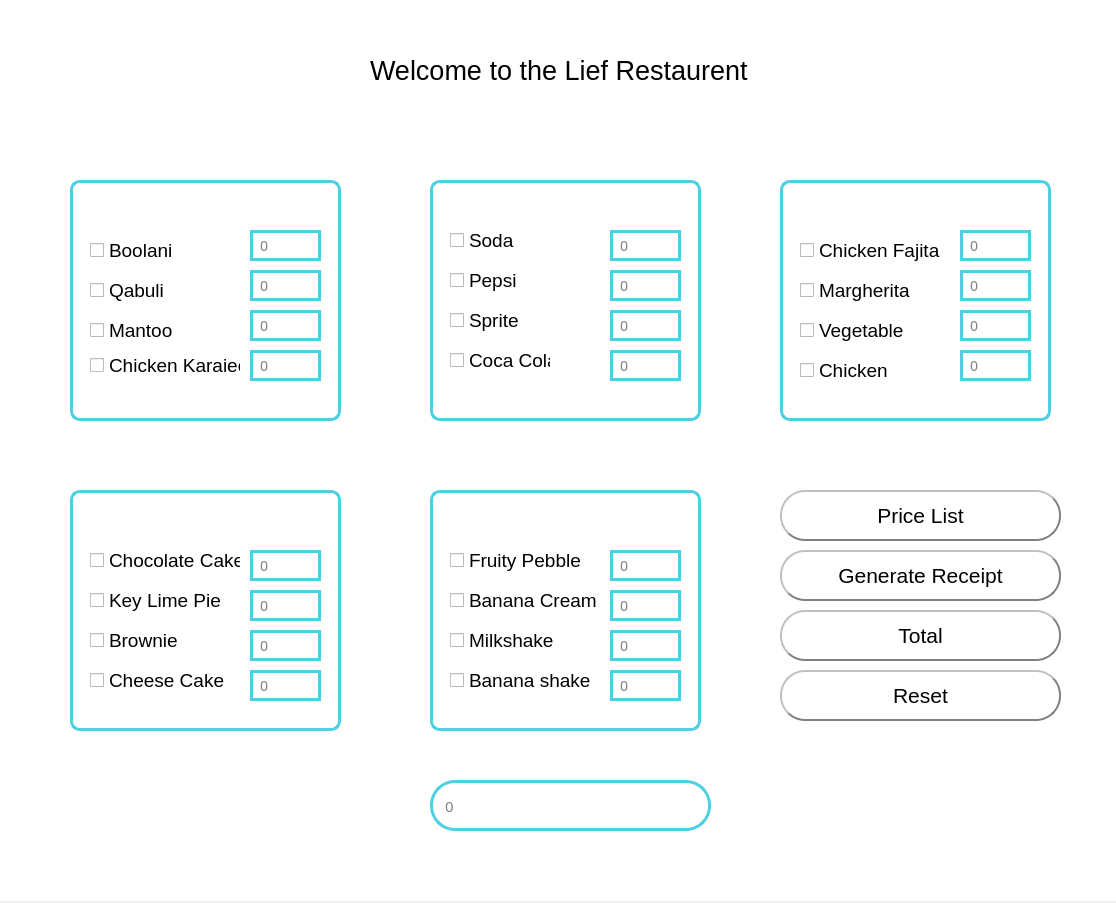
<?xml version="1.0" encoding="UTF-8"?>
<ui version="4.0">
 <class>Homewindow</class>
 <widget class="QMainWindow" name="Homewindow">
  <property name="geometry">
   <rect>
    <x>0</x>
    <y>0</y>
    <width>1116</width>
    <height>903</height>
   </rect>
  </property>
  <property name="windowTitle">
   <string>MainWindow</string>
  </property>
  <widget class="QWidget" name="centralwidget">
   <widget class="QLabel" name="label_2">
    <property name="geometry">
     <rect>
      <x>370</x>
      <y>40</y>
      <width>421</width>
      <height>61</height>
     </rect>
    </property>
    <property name="font">
     <font>
      <family>MS Shell Dlg 2</family>
      <pointsize>20</pointsize>
      <weight>50</weight>
      <bold>false</bold>
     </font>
    </property>
    <property name="text">
     <string>Welcome to the Lief Restaurent</string>
    </property>
   </widget>
   <widget class="QLabel" name="label_3">
    <property name="geometry">
     <rect>
      <x>150</x>
      <y>130</y>
      <width>101</width>
      <height>101</height>
     </rect>
    </property>
    <property name="text">
     <string/>
    </property>
    <property name="pixmap">
     <pixmap>../images/SPAGHETTI.png</pixmap>
    </property>
    <property name="scaledContents">
     <bool>true</bool>
    </property>
   </widget>
   <widget class="QLabel" name="label_4">
    <property name="geometry">
     <rect>
      <x>510</x>
      <y>130</y>
      <width>101</width>
      <height>101</height>
     </rect>
    </property>
    <property name="text">
     <string/>
    </property>
    <property name="pixmap">
     <pixmap>../images/DRINKS.png</pixmap>
    </property>
    <property name="scaledContents">
     <bool>true</bool>
    </property>
   </widget>
   <widget class="QLabel" name="label_5">
    <property name="geometry">
     <rect>
      <x>860</x>
      <y>130</y>
      <width>101</width>
      <height>101</height>
     </rect>
    </property>
    <property name="text">
     <string/>
    </property>
    <property name="pixmap">
     <pixmap>../images/PIZZA.png</pixmap>
    </property>
    <property name="scaledContents">
     <bool>true</bool>
    </property>
   </widget>
   <widget class="QLineEdit" name="tf1">
    <property name="enabled">
     <bool>false</bool>
    </property>
    <property name="geometry">
     <rect>
      <x>250</x>
      <y>230</y>
      <width>71</width>
      <height>31</height>
     </rect>
    </property>
    <property name="styleSheet">
     <string notr="true">QLineEdit{
border:3px solid #4DD0E1;
font: 14px gray;
padding-left: 5px;
border-radius: 25px;
}</string>
    </property>
    <property name="placeholderText">
     <string>0</string>
    </property>
   </widget>
   <widget class="QLineEdit" name="tf2">
    <property name="enabled">
     <bool>false</bool>
    </property>
    <property name="geometry">
     <rect>
      <x>250</x>
      <y>270</y>
      <width>71</width>
      <height>31</height>
     </rect>
    </property>
    <property name="styleSheet">
     <string notr="true">QLineEdit{
border-radius : 30px;
border:3px solid #4DD0E1;
font: 14px gray;
padding-left: 5px;
}</string>
    </property>
    <property name="placeholderText">
     <string>0</string>
    </property>
   </widget>
   <widget class="QLineEdit" name="tf3">
    <property name="enabled">
     <bool>false</bool>
    </property>
    <property name="geometry">
     <rect>
      <x>250</x>
      <y>310</y>
      <width>71</width>
      <height>31</height>
     </rect>
    </property>
    <property name="styleSheet">
     <string notr="true">QLineEdit{
border-radius : 30px;
border:3px solid #4DD0E1;
font: 14px gray;
padding-left: 5px;
}</string>
    </property>
    <property name="placeholderText">
     <string>0</string>
    </property>
   </widget>
   <widget class="QLineEdit" name="tf4">
    <property name="enabled">
     <bool>false</bool>
    </property>
    <property name="geometry">
     <rect>
      <x>250</x>
      <y>350</y>
      <width>71</width>
      <height>31</height>
     </rect>
    </property>
    <property name="styleSheet">
     <string notr="true">QLineEdit{
border-radius : 30px;
border:3px solid #4DD0E1;
font: 14px gray;
padding-left: 5px;
}</string>
    </property>
    <property name="placeholderText">
     <string>0</string>
    </property>
   </widget>
   <widget class="QFrame" name="foodframe">
    <property name="geometry">
     <rect>
      <x>70</x>
      <y>180</y>
      <width>271</width>
      <height>241</height>
     </rect>
    </property>
    <property name="styleSheet">
     <string notr="true">.QFrame{
border-radius: 10px;
border: 3px solid #4DD0E1;
}</string>
    </property>
    <property name="frameShape">
     <enum>QFrame::StyledPanel</enum>
    </property>
    <property name="frameShadow">
     <enum>QFrame::Plain</enum>
    </property>
    <property name="lineWidth">
     <number>8</number>
    </property>
    <property name="midLineWidth">
     <number>8</number>
    </property>
    <widget class="QCheckBox" name="cf1">
     <property name="geometry">
      <rect>
       <x>20</x>
       <y>60</y>
       <width>101</width>
       <height>21</height>
      </rect>
     </property>
     <property name="font">
      <font>
       <pointsize>14</pointsize>
      </font>
     </property>
     <property name="text">
      <string>Boolani</string>
     </property>
    </widget>
    <widget class="QCheckBox" name="cf2">
     <property name="geometry">
      <rect>
       <x>20</x>
       <y>100</y>
       <width>101</width>
       <height>21</height>
      </rect>
     </property>
     <property name="font">
      <font>
       <pointsize>14</pointsize>
      </font>
     </property>
     <property name="text">
      <string>Qabuli</string>
     </property>
    </widget>
    <widget class="QCheckBox" name="cf3">
     <property name="geometry">
      <rect>
       <x>20</x>
       <y>140</y>
       <width>101</width>
       <height>21</height>
      </rect>
     </property>
     <property name="font">
      <font>
       <pointsize>14</pointsize>
      </font>
     </property>
     <property name="text">
      <string>Mantoo</string>
     </property>
    </widget>
    <widget class="QCheckBox" name="cf4">
     <property name="geometry">
      <rect>
       <x>20</x>
       <y>170</y>
       <width>151</width>
       <height>31</height>
      </rect>
     </property>
     <property name="font">
      <font>
       <pointsize>14</pointsize>
      </font>
     </property>
     <property name="text">
      <string>Chicken Karaiee</string>
     </property>
    </widget>
   </widget>
   <widget class="QLineEdit" name="td4">
    <property name="enabled">
     <bool>false</bool>
    </property>
    <property name="geometry">
     <rect>
      <x>610</x>
      <y>350</y>
      <width>71</width>
      <height>31</height>
     </rect>
    </property>
    <property name="styleSheet">
     <string notr="true">QLineEdit{
border-radius : 30px;
border:3px solid #4DD0E1;
font: 14px gray;
padding-left: 5px;
}</string>
    </property>
    <property name="placeholderText">
     <string>0</string>
    </property>
   </widget>
   <widget class="QLineEdit" name="td2">
    <property name="enabled">
     <bool>false</bool>
    </property>
    <property name="geometry">
     <rect>
      <x>610</x>
      <y>270</y>
      <width>71</width>
      <height>31</height>
     </rect>
    </property>
    <property name="styleSheet">
     <string notr="true">QLineEdit{
border-radius : 30px;
border:3px solid #4DD0E1;
font: 14px gray;
padding-left: 5px;
}</string>
    </property>
    <property name="placeholderText">
     <string>0</string>
    </property>
   </widget>
   <widget class="QLineEdit" name="td1">
    <property name="enabled">
     <bool>false</bool>
    </property>
    <property name="geometry">
     <rect>
      <x>610</x>
      <y>230</y>
      <width>71</width>
      <height>31</height>
     </rect>
    </property>
    <property name="styleSheet">
     <string notr="true">QLineEdit{
border-radius : 30px;
border:3px solid #4DD0E1;
font: 14px gray;
padding-left: 5px;
}</string>
    </property>
    <property name="placeholderText">
     <string>0</string>
    </property>
   </widget>
   <widget class="QFrame" name="foodframe_2">
    <property name="geometry">
     <rect>
      <x>430</x>
      <y>180</y>
      <width>271</width>
      <height>241</height>
     </rect>
    </property>
    <property name="styleSheet">
     <string notr="true">.QFrame{
border-radius: 10px;
border: 3px solid #4DD0E1;
}</string>
    </property>
    <property name="frameShape">
     <enum>QFrame::StyledPanel</enum>
    </property>
    <property name="frameShadow">
     <enum>QFrame::Plain</enum>
    </property>
    <property name="lineWidth">
     <number>8</number>
    </property>
    <property name="midLineWidth">
     <number>8</number>
    </property>
    <widget class="QCheckBox" name="cd1">
     <property name="geometry">
      <rect>
       <x>20</x>
       <y>50</y>
       <width>101</width>
       <height>21</height>
      </rect>
     </property>
     <property name="font">
      <font>
       <pointsize>14</pointsize>
      </font>
     </property>
     <property name="text">
      <string>Soda</string>
     </property>
    </widget>
    <widget class="QCheckBox" name="cd2">
     <property name="geometry">
      <rect>
       <x>20</x>
       <y>90</y>
       <width>101</width>
       <height>21</height>
      </rect>
     </property>
     <property name="font">
      <font>
       <pointsize>14</pointsize>
      </font>
     </property>
     <property name="text">
      <string>Pepsi</string>
     </property>
    </widget>
    <widget class="QCheckBox" name="cd4">
     <property name="geometry">
      <rect>
       <x>20</x>
       <y>170</y>
       <width>101</width>
       <height>21</height>
      </rect>
     </property>
     <property name="font">
      <font>
       <pointsize>14</pointsize>
      </font>
     </property>
     <property name="text">
      <string>Coca Cola</string>
     </property>
    </widget>
   </widget>
   <widget class="QLineEdit" name="td3">
    <property name="enabled">
     <bool>false</bool>
    </property>
    <property name="geometry">
     <rect>
      <x>610</x>
      <y>310</y>
      <width>71</width>
      <height>31</height>
     </rect>
    </property>
    <property name="styleSheet">
     <string notr="true">QLineEdit{
border-radius : 30px;
border:3px solid #4DD0E1;
font: 14px gray;
padding-left: 5px;
}</string>
    </property>
    <property name="placeholderText">
     <string>0</string>
    </property>
   </widget>
   <widget class="QLineEdit" name="tp1">
    <property name="enabled">
     <bool>false</bool>
    </property>
    <property name="geometry">
     <rect>
      <x>960</x>
      <y>230</y>
      <width>71</width>
      <height>31</height>
     </rect>
    </property>
    <property name="styleSheet">
     <string notr="true">QLineEdit{
border-radius : 30px;
border:3px solid #4DD0E1;
font: 14px gray;
padding-left: 5px;
}</string>
    </property>
    <property name="placeholderText">
     <string>0</string>
    </property>
   </widget>
   <widget class="QLineEdit" name="tp2">
    <property name="enabled">
     <bool>false</bool>
    </property>
    <property name="geometry">
     <rect>
      <x>960</x>
      <y>270</y>
      <width>71</width>
      <height>31</height>
     </rect>
    </property>
    <property name="styleSheet">
     <string notr="true">QLineEdit{
border-radius : 30px;
border:3px solid #4DD0E1;
font: 14px gray;
padding-left: 5px;
}</string>
    </property>
    <property name="placeholderText">
     <string>0</string>
    </property>
   </widget>
   <widget class="QFrame" name="foodframe_3">
    <property name="geometry">
     <rect>
      <x>780</x>
      <y>180</y>
      <width>271</width>
      <height>241</height>
     </rect>
    </property>
    <property name="styleSheet">
     <string notr="true">.QFrame{
border-radius: 10px;
border: 3px solid #4DD0E1;
}</string>
    </property>
    <property name="frameShape">
     <enum>QFrame::StyledPanel</enum>
    </property>
    <property name="frameShadow">
     <enum>QFrame::Plain</enum>
    </property>
    <property name="lineWidth">
     <number>8</number>
    </property>
    <property name="midLineWidth">
     <number>8</number>
    </property>
    <widget class="QCheckBox" name="cp1">
     <property name="geometry">
      <rect>
       <x>20</x>
       <y>60</y>
       <width>151</width>
       <height>21</height>
      </rect>
     </property>
     <property name="font">
      <font>
       <pointsize>14</pointsize>
      </font>
     </property>
     <property name="text">
      <string>Chicken Fajita</string>
     </property>
    </widget>
    <widget class="QCheckBox" name="cp2">
     <property name="geometry">
      <rect>
       <x>20</x>
       <y>100</y>
       <width>151</width>
       <height>21</height>
      </rect>
     </property>
     <property name="font">
      <font>
       <pointsize>14</pointsize>
      </font>
     </property>
     <property name="text">
      <string>Margherita</string>
     </property>
    </widget>
    <widget class="QCheckBox" name="cp3">
     <property name="geometry">
      <rect>
       <x>20</x>
       <y>140</y>
       <width>151</width>
       <height>21</height>
      </rect>
     </property>
     <property name="font">
      <font>
       <pointsize>14</pointsize>
      </font>
     </property>
     <property name="text">
      <string>Vegetable</string>
     </property>
    </widget>
    <widget class="QCheckBox" name="cp4">
     <property name="geometry">
      <rect>
       <x>20</x>
       <y>180</y>
       <width>151</width>
       <height>21</height>
      </rect>
     </property>
     <property name="font">
      <font>
       <pointsize>14</pointsize>
      </font>
     </property>
     <property name="text">
      <string>Chicken</string>
     </property>
    </widget>
   </widget>
   <widget class="QLineEdit" name="tp4">
    <property name="enabled">
     <bool>false</bool>
    </property>
    <property name="geometry">
     <rect>
      <x>960</x>
      <y>350</y>
      <width>71</width>
      <height>31</height>
     </rect>
    </property>
    <property name="styleSheet">
     <string notr="true">QLineEdit{
border-radius : 30px;
border:3px solid #4DD0E1;
font: 14px gray;
padding-left: 5px;
}</string>
    </property>
    <property name="placeholderText">
     <string>0</string>
    </property>
   </widget>
   <widget class="QLineEdit" name="tp3">
    <property name="enabled">
     <bool>false</bool>
    </property>
    <property name="geometry">
     <rect>
      <x>960</x>
      <y>310</y>
      <width>71</width>
      <height>31</height>
     </rect>
    </property>
    <property name="styleSheet">
     <string notr="true">QLineEdit{
border-radius : 30px;
border:3px solid #4DD0E1;
font: 14px gray;
padding-left: 5px;
}</string>
    </property>
    <property name="placeholderText">
     <string>0</string>
    </property>
   </widget>
   <widget class="QLabel" name="background">
    <property name="geometry">
     <rect>
      <x>-10</x>
      <y>-10</y>
      <width>1141</width>
      <height>911</height>
     </rect>
    </property>
    <property name="font">
     <font>
      <pointsize>16</pointsize>
      <weight>50</weight>
      <bold>false</bold>
     </font>
    </property>
    <property name="styleSheet">
     <string notr="true">QLabel{
	background-color: rgb(255, 255, 255);
}</string>
    </property>
    <property name="text">
     <string/>
    </property>
   </widget>
   <widget class="QLabel" name="label_6">
    <property name="geometry">
     <rect>
      <x>940</x>
      <y>720</y>
      <width>171</width>
      <height>181</height>
     </rect>
    </property>
    <property name="text">
     <string/>
    </property>
    <property name="pixmap">
     <pixmap>../images/corner.png</pixmap>
    </property>
    <property name="scaledContents">
     <bool>true</bool>
    </property>
   </widget>
   <widget class="QLabel" name="label_8">
    <property name="geometry">
     <rect>
      <x>0</x>
      <y>0</y>
      <width>171</width>
      <height>161</height>
     </rect>
    </property>
    <property name="text">
     <string/>
    </property>
    <property name="pixmap">
     <pixmap>../images/top-left.png</pixmap>
    </property>
    <property name="scaledContents">
     <bool>true</bool>
    </property>
   </widget>
   <widget class="QLineEdit" name="tc1">
    <property name="enabled">
     <bool>false</bool>
    </property>
    <property name="geometry">
     <rect>
      <x>250</x>
      <y>550</y>
      <width>71</width>
      <height>31</height>
     </rect>
    </property>
    <property name="styleSheet">
     <string notr="true">QLineEdit{
border-radius : 30px;
border:3px solid #4DD0E1;
font: 14px gray;
padding-left: 5px;
}</string>
    </property>
    <property name="placeholderText">
     <string>0</string>
    </property>
   </widget>
   <widget class="QLineEdit" name="tc2">
    <property name="enabled">
     <bool>false</bool>
    </property>
    <property name="geometry">
     <rect>
      <x>250</x>
      <y>590</y>
      <width>71</width>
      <height>31</height>
     </rect>
    </property>
    <property name="styleSheet">
     <string notr="true">QLineEdit{
border-radius : 30px;
border:3px solid #4DD0E1;
font: 14px gray;
padding-left: 5px;
}</string>
    </property>
    <property name="placeholderText">
     <string>0</string>
    </property>
   </widget>
   <widget class="QLineEdit" name="tc4">
    <property name="enabled">
     <bool>false</bool>
    </property>
    <property name="geometry">
     <rect>
      <x>250</x>
      <y>670</y>
      <width>71</width>
      <height>31</height>
     </rect>
    </property>
    <property name="styleSheet">
     <string notr="true">QLineEdit{
border-radius : 30px;
border:3px solid #4DD0E1;
font: 14px gray;
padding-left: 5px;
}</string>
    </property>
    <property name="placeholderText">
     <string>0</string>
    </property>
   </widget>
   <widget class="QFrame" name="foodframe_4">
    <property name="geometry">
     <rect>
      <x>70</x>
      <y>490</y>
      <width>271</width>
      <height>241</height>
     </rect>
    </property>
    <property name="styleSheet">
     <string notr="true">.QFrame{
border-radius: 10px;
border: 3px solid #4DD0E1;
}</string>
    </property>
    <property name="frameShape">
     <enum>QFrame::StyledPanel</enum>
    </property>
    <property name="frameShadow">
     <enum>QFrame::Plain</enum>
    </property>
    <property name="lineWidth">
     <number>8</number>
    </property>
    <property name="midLineWidth">
     <number>8</number>
    </property>
    <widget class="QCheckBox" name="cde1">
     <property name="geometry">
      <rect>
       <x>20</x>
       <y>60</y>
       <width>151</width>
       <height>21</height>
      </rect>
     </property>
     <property name="font">
      <font>
       <pointsize>14</pointsize>
      </font>
     </property>
     <property name="text">
      <string>Chocolate Cake</string>
     </property>
    </widget>
    <widget class="QCheckBox" name="cde2">
     <property name="geometry">
      <rect>
       <x>20</x>
       <y>100</y>
       <width>151</width>
       <height>21</height>
      </rect>
     </property>
     <property name="font">
      <font>
       <pointsize>14</pointsize>
      </font>
     </property>
     <property name="text">
      <string>Key Lime Pie</string>
     </property>
    </widget>
    <widget class="QCheckBox" name="cde3">
     <property name="geometry">
      <rect>
       <x>20</x>
       <y>140</y>
       <width>151</width>
       <height>21</height>
      </rect>
     </property>
     <property name="font">
      <font>
       <pointsize>14</pointsize>
      </font>
     </property>
     <property name="text">
      <string>Brownie</string>
     </property>
    </widget>
    <widget class="QCheckBox" name="cde4">
     <property name="geometry">
      <rect>
       <x>20</x>
       <y>180</y>
       <width>151</width>
       <height>21</height>
      </rect>
     </property>
     <property name="font">
      <font>
       <pointsize>14</pointsize>
      </font>
     </property>
     <property name="text">
      <string>Cheese Cake</string>
     </property>
    </widget>
   </widget>
   <widget class="QLabel" name="label_10">
    <property name="geometry">
     <rect>
      <x>150</x>
      <y>440</y>
      <width>101</width>
      <height>101</height>
     </rect>
    </property>
    <property name="text">
     <string/>
    </property>
    <property name="pixmap">
     <pixmap>../images/cake.png</pixmap>
    </property>
    <property name="scaledContents">
     <bool>true</bool>
    </property>
   </widget>
   <widget class="QLineEdit" name="tc3">
    <property name="enabled">
     <bool>false</bool>
    </property>
    <property name="geometry">
     <rect>
      <x>250</x>
      <y>630</y>
      <width>71</width>
      <height>31</height>
     </rect>
    </property>
    <property name="styleSheet">
     <string notr="true">QLineEdit{
border-radius : 30px;
border:3px solid #4DD0E1;
font: 14px gray;
padding-left: 5px;
}</string>
    </property>
    <property name="placeholderText">
     <string>0</string>
    </property>
   </widget>
   <widget class="QPushButton" name="pricelist">
    <property name="geometry">
     <rect>
      <x>780</x>
      <y>490</y>
      <width>281</width>
      <height>51</height>
     </rect>
    </property>
    <property name="font">
     <font>
      <pointsize>16</pointsize>
      <weight>50</weight>
      <bold>false</bold>
     </font>
    </property>
    <property name="styleSheet">
     <string notr="true">QPushButton{
background-color: white;
border-style:outset;
border-width: 2px;
border-color:gray;
border-radius: 25px;
}

QPushButton:hover{
background-color: #EEEEEE;
border-style:inset;
color: #0097A7;

}</string>
    </property>
    <property name="text">
     <string>Price List</string>
    </property>
   </widget>
   <widget class="QFrame" name="foodframe_5">
    <property name="geometry">
     <rect>
      <x>430</x>
      <y>490</y>
      <width>271</width>
      <height>241</height>
     </rect>
    </property>
    <property name="styleSheet">
     <string notr="true">.QFrame{
border-radius: 10px;
border: 3px solid #4DD0E1;
}</string>
    </property>
    <property name="frameShape">
     <enum>QFrame::StyledPanel</enum>
    </property>
    <property name="frameShadow">
     <enum>QFrame::Plain</enum>
    </property>
    <property name="lineWidth">
     <number>8</number>
    </property>
    <property name="midLineWidth">
     <number>8</number>
    </property>
    <widget class="QCheckBox" name="cs1">
     <property name="geometry">
      <rect>
       <x>20</x>
       <y>60</y>
       <width>151</width>
       <height>21</height>
      </rect>
     </property>
     <property name="font">
      <font>
       <pointsize>14</pointsize>
      </font>
     </property>
     <property name="text">
      <string>Fruity Pebble</string>
     </property>
    </widget>
    <widget class="QCheckBox" name="cs2">
     <property name="geometry">
      <rect>
       <x>20</x>
       <y>100</y>
       <width>151</width>
       <height>21</height>
      </rect>
     </property>
     <property name="font">
      <font>
       <pointsize>14</pointsize>
      </font>
     </property>
     <property name="text">
      <string>Banana Cream</string>
     </property>
    </widget>
    <widget class="QCheckBox" name="cs3">
     <property name="geometry">
      <rect>
       <x>20</x>
       <y>140</y>
       <width>151</width>
       <height>21</height>
      </rect>
     </property>
     <property name="font">
      <font>
       <pointsize>14</pointsize>
      </font>
     </property>
     <property name="text">
      <string>Milkshake</string>
     </property>
    </widget>
   </widget>
   <widget class="QLineEdit" name="ts1">
    <property name="enabled">
     <bool>false</bool>
    </property>
    <property name="geometry">
     <rect>
      <x>610</x>
      <y>550</y>
      <width>71</width>
      <height>31</height>
     </rect>
    </property>
    <property name="styleSheet">
     <string notr="true">QLineEdit{
border-radius : 30px;
border:3px solid #4DD0E1;
font: 14px gray;
padding-left: 5px;
}</string>
    </property>
    <property name="placeholderText">
     <string>0</string>
    </property>
   </widget>
   <widget class="QLineEdit" name="ts3">
    <property name="enabled">
     <bool>false</bool>
    </property>
    <property name="geometry">
     <rect>
      <x>610</x>
      <y>630</y>
      <width>71</width>
      <height>31</height>
     </rect>
    </property>
    <property name="styleSheet">
     <string notr="true">QLineEdit{
border-radius : 30px;
border:3px solid #4DD0E1;
font: 14px gray;
padding-left: 5px;
}</string>
    </property>
    <property name="placeholderText">
     <string>0</string>
    </property>
   </widget>
   <widget class="QLabel" name="label_11">
    <property name="geometry">
     <rect>
      <x>510</x>
      <y>440</y>
      <width>101</width>
      <height>101</height>
     </rect>
    </property>
    <property name="text">
     <string/>
    </property>
    <property name="pixmap">
     <pixmap>../images/shakes.png</pixmap>
    </property>
    <property name="scaledContents">
     <bool>true</bool>
    </property>
   </widget>
   <widget class="QLineEdit" name="ts2">
    <property name="enabled">
     <bool>false</bool>
    </property>
    <property name="geometry">
     <rect>
      <x>610</x>
      <y>590</y>
      <width>71</width>
      <height>31</height>
     </rect>
    </property>
    <property name="styleSheet">
     <string notr="true">QLineEdit{
border-radius : 30px;
border:3px solid #4DD0E1;
font: 14px gray;
padding-left: 5px;
}</string>
    </property>
    <property name="placeholderText">
     <string>0</string>
    </property>
   </widget>
   <widget class="QLineEdit" name="ts4">
    <property name="enabled">
     <bool>false</bool>
    </property>
    <property name="geometry">
     <rect>
      <x>610</x>
      <y>670</y>
      <width>71</width>
      <height>31</height>
     </rect>
    </property>
    <property name="styleSheet">
     <string notr="true">QLineEdit{
border-radius : 30px;
border:3px solid #4DD0E1;
font: 14px gray;
padding-left: 5px;
}</string>
    </property>
    <property name="placeholderText">
     <string>0</string>
    </property>
   </widget>
   <widget class="QPushButton" name="receipt">
    <property name="geometry">
     <rect>
      <x>780</x>
      <y>550</y>
      <width>281</width>
      <height>51</height>
     </rect>
    </property>
    <property name="font">
     <font>
      <pointsize>16</pointsize>
      <weight>50</weight>
      <bold>false</bold>
     </font>
    </property>
    <property name="styleSheet">
     <string notr="true">QPushButton{
background-color: white;
border-style:outset;
border-width: 2px;
border-color:gray;
border-radius: 25px;
}

QPushButton:hover{
background-color: #EEEEEE;
border-style:inset;
color: #0097A7;

}</string>
    </property>
    <property name="text">
     <string>Generate Receipt</string>
    </property>
   </widget>
   <widget class="QPushButton" name="total">
    <property name="geometry">
     <rect>
      <x>780</x>
      <y>610</y>
      <width>281</width>
      <height>51</height>
     </rect>
    </property>
    <property name="font">
     <font>
      <pointsize>16</pointsize>
      <weight>50</weight>
      <bold>false</bold>
     </font>
    </property>
    <property name="styleSheet">
     <string notr="true">QPushButton{
background-color: white;
border-style:outset;
border-width: 2px;
border-color:gray;
border-radius: 25px;
}

QPushButton:hover{
background-color: #EEEEEE;
border-style:inset;
color: #0097A7;

}</string>
    </property>
    <property name="text">
     <string>Total</string>
    </property>
   </widget>
   <widget class="QPushButton" name="reset">
    <property name="geometry">
     <rect>
      <x>780</x>
      <y>670</y>
      <width>281</width>
      <height>51</height>
     </rect>
    </property>
    <property name="font">
     <font>
      <pointsize>16</pointsize>
      <weight>50</weight>
      <bold>false</bold>
     </font>
    </property>
    <property name="styleSheet">
     <string notr="true">QPushButton{
background-color: white;
border-style:outset;
border-width: 2px;
border-color:gray;
border-radius: 25px;
}

QPushButton:hover{
background-color: #EEEEEE;
border-style:inset;
color: #0097A7;

}</string>
    </property>
    <property name="text">
     <string>Reset</string>
    </property>
   </widget>
   <widget class="QPushButton" name="signout">
    <property name="geometry">
     <rect>
      <x>1010</x>
      <y>0</y>
      <width>51</width>
      <height>51</height>
     </rect>
    </property>
    <property name="font">
     <font>
      <pointsize>16</pointsize>
      <weight>50</weight>
      <bold>false</bold>
     </font>
    </property>
    <property name="styleSheet">
     <string notr="true">QPushButton{
background-color: white;
border-radius: 25px !important;
}

QPushButton:hover{
background-color: #EEEEEE;
border-style:inset;
color: #0097A7;

}</string>
    </property>
    <property name="text">
     <string/>
    </property>
    <property name="icon">
     <iconset>
      <normaloff>../images/sign_out_icon.jpg</normaloff>../images/sign_out_icon.jpg</iconset>
    </property>
    <property name="iconSize">
     <size>
      <width>40</width>
      <height>40</height>
     </size>
    </property>
   </widget>
   <widget class="QPushButton" name="exit">
    <property name="geometry">
     <rect>
      <x>1060</x>
      <y>0</y>
      <width>51</width>
      <height>51</height>
     </rect>
    </property>
    <property name="font">
     <font>
      <pointsize>16</pointsize>
      <weight>50</weight>
      <bold>false</bold>
     </font>
    </property>
    <property name="styleSheet">
     <string notr="true">QPushButton{
background-color: white;
border-radius: 25px;
}

QPushButton:hover{
background-color: #EEEEEE;
border-style:inset;
color: #0097A7;

}</string>
    </property>
    <property name="text">
     <string/>
    </property>
    <property name="icon">
     <iconset>
      <normaloff>../images/Actions-application-exit-icon.png</normaloff>../images/Actions-application-exit-icon.png</iconset>
    </property>
    <property name="iconSize">
     <size>
      <width>35</width>
      <height>35</height>
     </size>
    </property>
   </widget>
   <widget class="QLineEdit" name="totla_pay">
    <property name="geometry">
     <rect>
      <x>430</x>
      <y>780</y>
      <width>281</width>
      <height>51</height>
     </rect>
    </property>
    <property name="font">
     <font>
      <family>red</family>
      <pointsize>-1</pointsize>
      <weight>50</weight>
      <italic>false</italic>
      <bold>false</bold>
     </font>
    </property>
    <property name="styleSheet">
     <string notr="true">QLineEdit{
border-radius : 25px;
border:3px solid #4DD0E1;
font: 15px red ;
padding-left: 10px;
}</string>
    </property>
    <property name="placeholderText">
     <string>0</string>
    </property>
   </widget>
   <widget class="QCheckBox" name="cd3">
    <property name="geometry">
     <rect>
      <x>450</x>
      <y>310</y>
      <width>101</width>
      <height>21</height>
     </rect>
    </property>
    <property name="font">
     <font>
      <pointsize>14</pointsize>
     </font>
    </property>
    <property name="text">
     <string>Sprite</string>
    </property>
   </widget>
   <widget class="QCheckBox" name="cs4">
    <property name="geometry">
     <rect>
      <x>450</x>
      <y>670</y>
      <width>151</width>
      <height>21</height>
     </rect>
    </property>
    <property name="font">
     <font>
      <pointsize>14</pointsize>
     </font>
    </property>
    <property name="text">
     <string>Banana shake</string>
    </property>
   </widget>
   <zorder>background</zorder>
   <zorder>foodframe_5</zorder>
   <zorder>foodframe_4</zorder>
   <zorder>label_8</zorder>
   <zorder>foodframe_3</zorder>
   <zorder>foodframe_2</zorder>
   <zorder>foodframe</zorder>
   <zorder>label_2</zorder>
   <zorder>label_3</zorder>
   <zorder>tf2</zorder>
   <zorder>tf3</zorder>
   <zorder>tf4</zorder>
   <zorder>tf1</zorder>
   <zorder>td4</zorder>
   <zorder>td2</zorder>
   <zorder>td1</zorder>
   <zorder>td3</zorder>
   <zorder>label_4</zorder>
   <zorder>tp1</zorder>
   <zorder>tp2</zorder>
   <zorder>tp4</zorder>
   <zorder>tp3</zorder>
   <zorder>label_5</zorder>
   <zorder>label_6</zorder>
   <zorder>tc1</zorder>
   <zorder>tc2</zorder>
   <zorder>tc4</zorder>
   <zorder>label_10</zorder>
   <zorder>tc3</zorder>
   <zorder>pricelist</zorder>
   <zorder>ts1</zorder>
   <zorder>ts3</zorder>
   <zorder>label_11</zorder>
   <zorder>ts2</zorder>
   <zorder>ts4</zorder>
   <zorder>receipt</zorder>
   <zorder>total</zorder>
   <zorder>reset</zorder>
   <zorder>signout</zorder>
   <zorder>exit</zorder>
   <zorder>totla_pay</zorder>
   <zorder>cd3</zorder>
   <zorder>cs4</zorder>
  </widget>
 </widget>
 <resources/>
 <connections/>
</ui>
